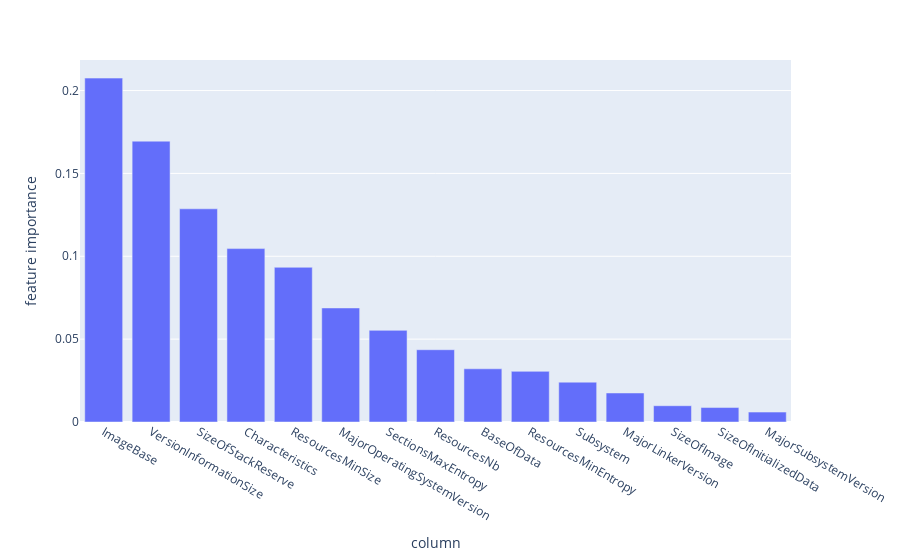

This figure's notebook cell:
### Code cell
px.bar(feat_imp.sort_values(['imps'], ascending=False)[:25], x='cols', y='imps', labels={'cols':'column', 'imps':'feature importance'})

### Figure 1 — Plotly figure (JSON) as saved in the notebook; plotly's stock layout.template omitted (floating-point values rounded to 4 significant figures)
{"data": [{"alignmentgroup": "True", "hovertemplate": "column=%{x}<br>feature importance=%{y}<extra></extra>", "legendgroup": "", "marker": {"color": "#636efa", "pattern": {"shape": ""}}, "name": "", "offsetgroup": "", "orientation": "v", "showlegend": false, "textposition": "auto", "type": "bar", "x": ["ImageBase", "VersionInformationSize", "SizeOfStackReserve", "Characteristics", "ResourcesMinSize", "MajorOperatingSystemVersion", "SectionsMaxEntropy", "ResourcesNb", "BaseOfData", "ResourcesMinEntropy", "Subsystem", "MajorLinkerVersion", "SizeOfImage", "SizeOfInitializedData", "MajorSubsystemVersion"], "xaxis": "x", "y": [0.2075, 0.1695, 0.1286, 0.1046, 0.09335, 0.06882, 0.05529, 0.04361, 0.03209, 0.03055, 0.02403, 0.01751, 0.009816, 0.008712, 0.005989], "yaxis": "y"}], "layout": {"barmode": "relative", "legend": {"tracegroupgap": 0}, "margin": {"t": 60}, "xaxis": {"anchor": "y", "domain": [0, 1], "title": {"text": "column"}}, "yaxis": {"anchor": "x", "domain": [0, 1], "title": {"text": "feature importance"}}}}
